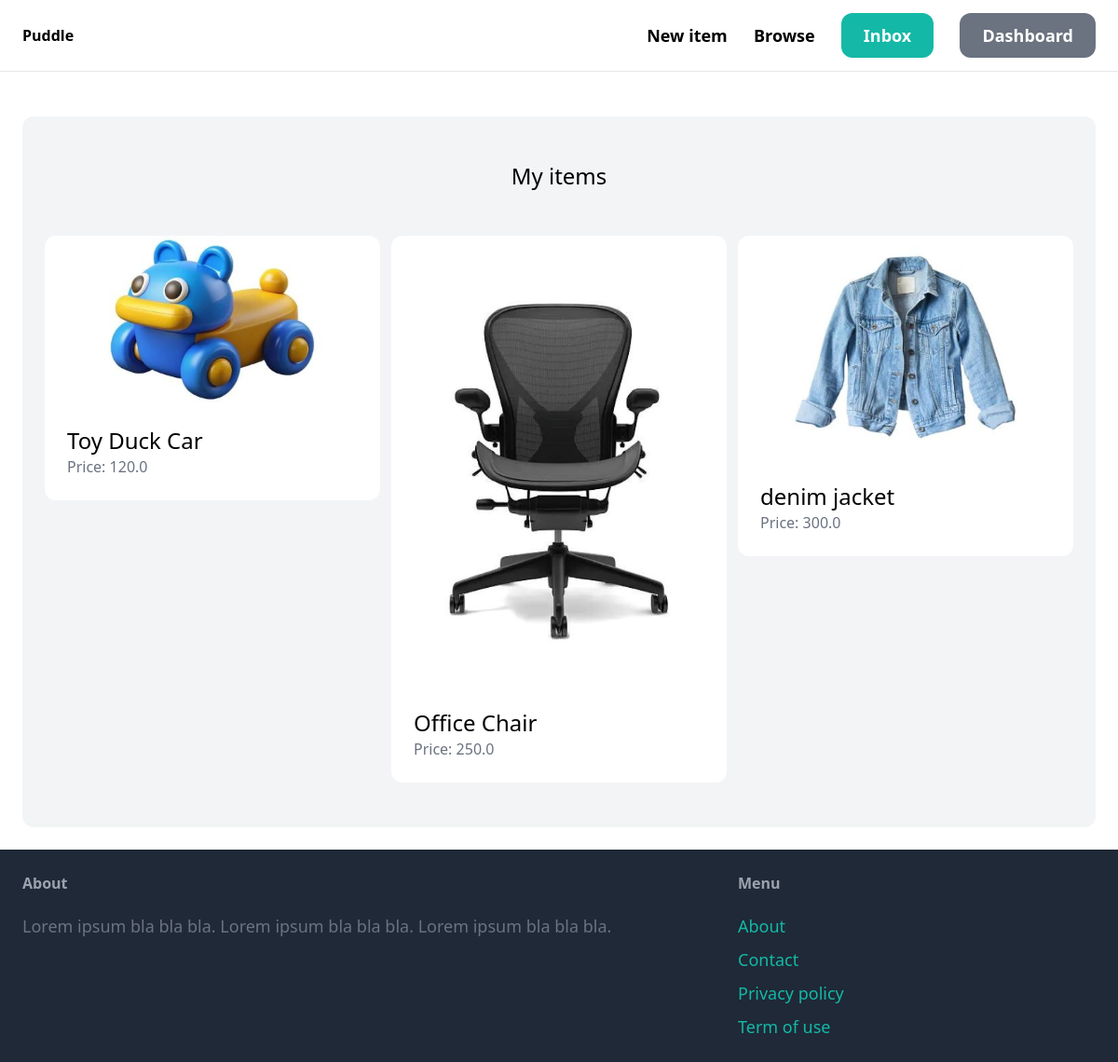
/dashboard/ (signed in), run on the app's committed database.
### items/models.py (models this page shows, shortened)
class Items(models.Model):
    category = models.ForeignKey(Category, related_name='items', on_delete=models.CASCADE)
    name = models.CharField(max_length=255)
    description = models.TextField(blank=True, null=True)
    price = models.FloatField()
    image = models.ImageField(upload_to="item_images", blank=True, null=True)
    is_sold = models.BooleanField(default=False)
    created_by = models.ForeignKey(User, related_name='items', on_delete=models.CASCADE)
    created_at = models.DateTimeField(auto_now_add=True)
    class Meta:
        verbose_name_plural = "Items"

### dashboard/views.py (the view)
# urls.py: path("", views.index, name="index"),
@login_required
def index(request):
    items = Items.objects.filter(created_by=request.user)
    return render(request, 'dashboard/index.html', {
        'items': items
    })

### dashboard/templates/dashboard/index.html (shortened to what this page needs)
{% extends 'core/base.html' %}
{% block content %}
    <div class="mt-6 px-6 py-12 bg-gray-100 rounded-xl">
        <h2 class="mb-12 text-2xl text-center">My items</h2>
        <div class="grid grid-cols-3 gap-3">
            {% for item in items %}
                <div>
                    <a href="{% url 'item:detail' item.id %}">
                        <div>
                            <img src="{{ item.image.url }}" class="rounded-t-xl">
                        </div>
                        <div class="p-6 bg-white rounded-b-xl">
                            <h2 class="text-2xl">{{ item.name }}</h2>
                            <p class="text-gray-500">Price: {{ item.price }}</p>
                        </div>
                    </a>
                </div>
            {% endfor %}
        </div>
    </div>
{% endblock %}

### data on the page
Items: image (picture), name "Toy Duck Car", price "120.0"
Items: image (picture), name "Office Chair", price "250.0"
Items: image (picture), name "denim jacket", price "300.0"
